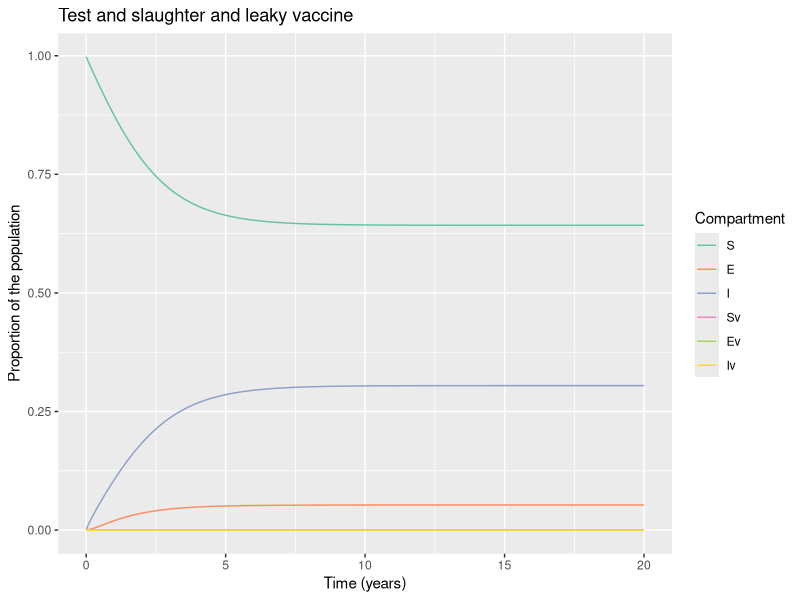

Reproduce this figure in R.
# LOAD THE PACKAGES:
library(deSolve)
library(reshape2)
library(ggplot2)


# MODEL INPUTS:

initial_state_values <- c(S = 1224000 - 2884,
                          E = 1000,        
                          I = 1884,        
                          Sv = 0,      
                          Ev = 0,
                          Iv = 0)      

# Parameters
#R0=5.4

parameters <- c(beta = 5.2/5,     # the infection rate in units of years^-1  
                delta = 0.01*365,     # the latency period in units of years^-1 
                c_s = 0.39,       # the reduction in the force of infection
                # acting on those vaccinated
                c_i = 0.39,# the reduction in the infectivity of vaccinated infected bovines  
                u = 1/5,#death rate in units of years^-1 
                a = 0.71 , #testing rate in units of years^-1
                b = 1/5, #birth rate in units of years^-1
                vc = 0,  # vaccination rate
                w = 0.131) #wildife infection rate
              
             

# TIMESTEPS:

# Sequence of timesteps to solve the model at
times <- seq(from = 0, to = 20, by =0.1)#from 0 to 10 years, daily intervalS
# MODEL FUNCTION: 

vaccine_model <- function(time, state, parameters) {  
  
  with(as.list(c(state, parameters)), {    
    
    # Defining lambda as a function of beta and E:
    N <- S + E + I + Sv + Ev + Iv 
    lambda <- beta * I/N + c_i * beta * Iv/N 
    # the Ev compartment gets c_i times less infected than the E compartment
    
    
    # The differential equations
    dS <- -lambda * S - u * S - S * w - vc * S + (b * N * (1-vc))+ a * I + a * Iv        
    dE <- lambda * S - delta * E - u * E - vc * E 
    dI <- delta * E - a * I - u * I + S * w 
    dSv <- -c_s * lambda * Sv - u * Sv + vc * S  + b * N * vc - Sv * w            
    dEv <- c_s * lambda * Sv - delta * Ev - u * Ev + vc * E 
    dIv <- delta * Ev - a * Iv - u * Iv + Sv * w 
    
    return(list(c(dS, dE, dI, dSv, dEv, dIv))) 
  })
  
}

# MODEL OUTPUT:

# Solving the differential equations using the ode integration algorithm
output <- as.data.frame(ode(y = initial_state_values, 
                            times = times, 
                            func = vaccine_model,
                            parms = parameters))

# PLOT THE OUTPUT

# turn output dataset into long format
output_long <- melt(as.data.frame(output), id = "time")

# Adding a column for the prevalence proportion to the long-format output
output_long$prevalence <- output_long$value/sum(initial_state_values)

# Plot the number in each compartment over time
ggplot(data = output_long,                                               
       aes(x = time, y = prevalence, colour = variable, group = variable)) +  
  geom_line() +                                                          
  xlab("Time (years)")+                                                   
  ylab("Proportion of the population") +
  labs(title = paste("Test and slaughter and leaky vaccine"), 
       colour = "Compartment") +
  scale_colour_brewer(palette = "Set2")

#incidence<- diff(output_long$value[output_long$variable=="T"])
#plot(incidence)
#lambda <- 5.2/2 * (output_long$value[output_long$variable=="I"])
